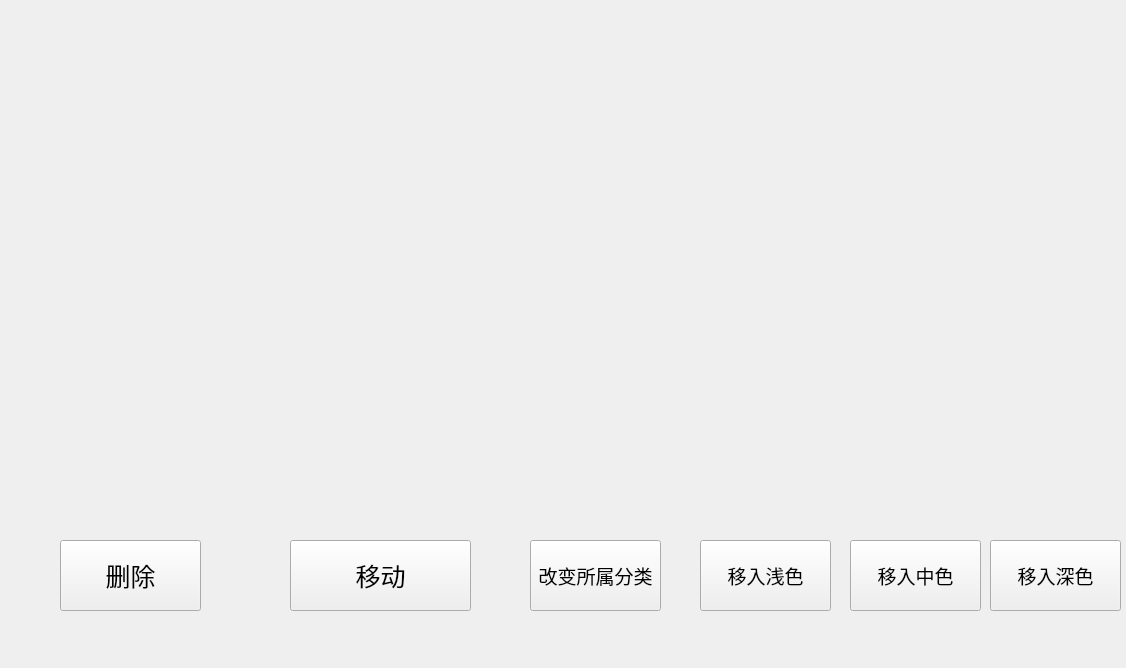
<?xml version="1.0" encoding="UTF-8"?>
<ui version="4.0">
 <class>showpic</class>
 <widget class="QWidget" name="showpic">
  <property name="geometry">
   <rect>
    <x>0</x>
    <y>0</y>
    <width>1126</width>
    <height>668</height>
   </rect>
  </property>
  <property name="windowTitle">
   <string>Form</string>
  </property>
  <widget class="QPushButton" name="pushButton">
   <property name="geometry">
    <rect>
     <x>60</x>
     <y>540</y>
     <width>141</width>
     <height>71</height>
    </rect>
   </property>
   <property name="font">
    <font>
     <pointsize>19</pointsize>
    </font>
   </property>
   <property name="text">
    <string>删除</string>
   </property>
  </widget>
  <widget class="QPushButton" name="pushButton_2">
   <property name="geometry">
    <rect>
     <x>290</x>
     <y>540</y>
     <width>181</width>
     <height>71</height>
    </rect>
   </property>
   <property name="font">
    <font>
     <pointsize>19</pointsize>
    </font>
   </property>
   <property name="text">
    <string>移动</string>
   </property>
  </widget>
  <widget class="QPushButton" name="pushButton_3">
   <property name="geometry">
    <rect>
     <x>530</x>
     <y>540</y>
     <width>131</width>
     <height>71</height>
    </rect>
   </property>
   <property name="font">
    <font>
     <pointsize>14</pointsize>
    </font>
   </property>
   <property name="text">
    <string>改变所属分类</string>
   </property>
  </widget>
  <widget class="QPushButton" name="pushButton_light">
   <property name="geometry">
    <rect>
     <x>700</x>
     <y>540</y>
     <width>131</width>
     <height>71</height>
    </rect>
   </property>
   <property name="font">
    <font>
     <pointsize>14</pointsize>
    </font>
   </property>
   <property name="text">
    <string>移入浅色</string>
   </property>
  </widget>
  <widget class="QPushButton" name="pushButton_middle">
   <property name="geometry">
    <rect>
     <x>850</x>
     <y>540</y>
     <width>131</width>
     <height>71</height>
    </rect>
   </property>
   <property name="font">
    <font>
     <pointsize>14</pointsize>
    </font>
   </property>
   <property name="text">
    <string>移入中色</string>
   </property>
  </widget>
  <widget class="QPushButton" name="pushButton_dark">
   <property name="geometry">
    <rect>
     <x>990</x>
     <y>540</y>
     <width>131</width>
     <height>71</height>
    </rect>
   </property>
   <property name="font">
    <font>
     <pointsize>14</pointsize>
    </font>
   </property>
   <property name="text">
    <string>移入深色</string>
   </property>
  </widget>
 </widget>
 <resources/>
 <connections/>
</ui>
